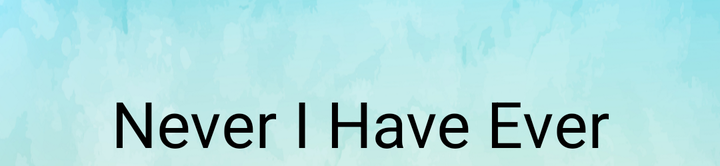
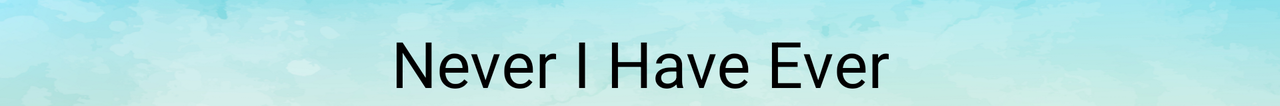

Two renders of one Android screen. The first uses the default layout on a phone; the second uses the alternative layout the repository ships for a different screen configuration, on a matching device. The two XML files are below.
<!-- AndroidManifest.xml: application theme AppTheme -->
<!-- res/layout/activity_base.xml -->
<?xml version="1.0" encoding="utf-8"?>
<RelativeLayout xmlns:android="http://schemas.android.com/apk/res/android"
              android:orientation="vertical"
              android:layout_width="match_parent"
              android:layout_height="wrap_content">

    <TextView
        android:id="@+id/baseAppName"
        android:layout_width="wrap_content"
        android:layout_height="wrap_content"
        android:layout_alignParentEnd="true"
        android:layout_alignParentLeft="true"
        android:layout_alignParentRight="true"
        android:layout_alignParentStart="true"
        android:layout_marginTop="40dp"
        android:text="@string/app_name"
        android:textAlignment="center"
        android:textSize="32sp"/>
</RelativeLayout>
<!-- resources referenced by this layout -->
<resources>
  <string name="app_name">Never I Have Ever</string>
  <style name="AppTheme" parent="Theme.AppCompat.Light.NoActionBar">
          
          <item name="android:windowBackground">@drawable/background_light</item>
          <item name="android:textColor">@color/textColorDark</item>
          <item name="android:buttonStyle">@style/ButtonLight</item>
          <item name="colorPrimary">@color/colorPrimary</item>
          <item name="colorPrimaryDark">@color/colorPrimaryDark</item>
          <item name="colorAccent">@color/colorAccent</item>
      </style>
  <!-- drawable background_light: png bitmap (drawable-hdpi, 294212 bytes) -->
  <color name="textColorDark">#000000</color>
  <style name="ButtonLight" parent="@style/Widget.AppCompat.Button">
          <item name="android:layout_width">270dp</item>
          <item name="android:layout_height">60dp</item>
          <item name="android:background">@drawable/buttonshape_light</item>
          <item name="android:shadowColor">#A8A8A8</item>
          <item name="android:shadowDx">5</item>
          <item name="android:shadowDy">5</item>
          <item name="android:shadowRadius">15</item>
      </style>
  <color name="colorPrimary">#3F51B5</color>
  <color name="colorPrimaryDark">#303F9F</color>
  <color name="colorAccent">#FF4081</color>
  <!-- drawable buttonshape_light (drawable) -->
  <?xml version="1.0" encoding="utf-8"?>
  <shape xmlns:android="http://schemas.android.com/apk/res/android" android:shape="rectangle" >
      <corners
          android:radius="14dp"
          />
      <solid
          android:color="#4caf50"
          />
      <padding
          android:left="0dp"
          android:top="0dp"
          android:right="0dp"
          android:bottom="0dp"
          />
      <size
          android:width="130dp"
          android:height="50dp"
          />
      <stroke
          android:width="0dp"
          android:color="#878787"
          />
  </shape>
      
      
      
      
      
      
</resources>
<!-- res/layout-land/activity_base.xml (the repository's variant of the layout above) -->
<!-- drawn on the phone turned sideways -->
<?xml version="1.0" encoding="utf-8"?>
<RelativeLayout xmlns:android="http://schemas.android.com/apk/res/android"
                android:orientation="vertical"
                android:layout_width="match_parent"
                android:layout_height="wrap_content">

    <TextView
        android:id="@+id/baseAppName"
        android:layout_width="wrap_content"
        android:layout_height="wrap_content"
        android:layout_alignParentEnd="true"
        android:layout_alignParentStart="true"
        android:layout_marginTop="10dp"
        android:text="@string/app_name"
        android:textAlignment="center"
        android:textSize="32sp"/>
</RelativeLayout>
